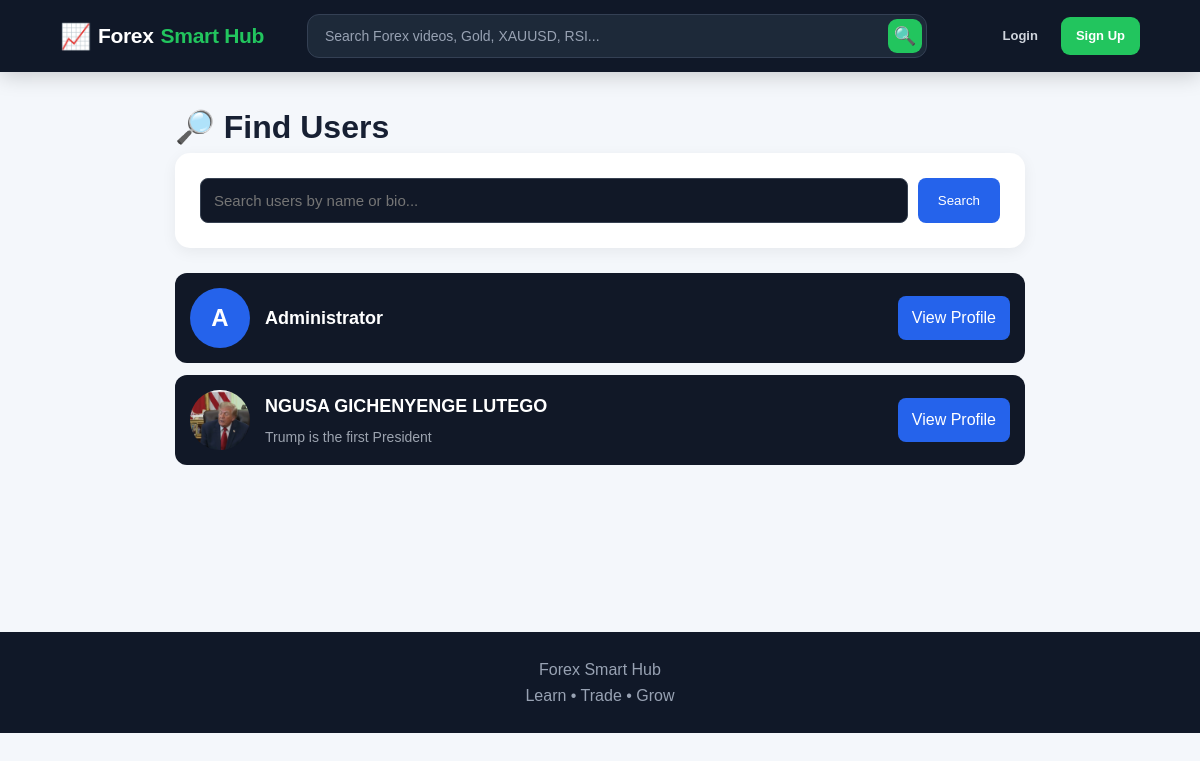
Screenshot of /users with the database file from the repository.
### tables this page shows
CREATE TABLE users (
            id INTEGER PRIMARY KEY AUTOINCREMENT,
            name TEXT NOT NULL,
            email TEXT UNIQUE NOT NULL,
            password TEXT NOT NULL,
            is_admin INTEGER DEFAULT 0,
            is_blocked INTEGER DEFAULT 0,
            warning TEXT DEFAULT '',
            created_at TIMESTAMP DEFAULT CURRENT_TIMESTAMP
        , bio TEXT DEFAULT '', profile_image TEXT DEFAULT '');

### app.py (the view)
@app.route("/users")
def users():
    search = request.args.get(
        "search",
        ""
    ).strip()
    conn = get_db()
    if search:
        users_list = conn.execute("""
            SELECT *
            FROM users
            WHERE name LIKE ?
               OR bio LIKE ?
            ORDER BY name ASC
        """, (
            f"%{search}%",
            f"%{search}%"
        )).fetchall()
    else:
        users_list = conn.execute("""
            SELECT *
            FROM users
            ORDER BY name ASC
        """).fetchall()
    conn.close()
    return render_template(
        "users.html",
        users=users_list,
        search=search
    )

### app.py (called while the page is built, shortened)
def get_db():
    conn = sqlite3.connect(DATABASE)
    conn.row_factory = sqlite3.Row
    return conn

@app.context_processor
def inject_user():
    current_user = None
    return {
        "current_user": current_user
    }

### templates/users.html (shortened to what this page needs)
{% extends "base.html" %}
{% block content %}
<div class="users-box">
    <h1>🔎 Find Users</h1>
    <form
        method="GET"
        action="{{ url_for('users') }}"
        class="search-form"
    >
        <input
            type="text"
            name="search"
            value="{{ search }}"
            placeholder="Search users by name or bio..."
        >
        <button type="submit">
            Search
        </button>
    </form>
    {% if users %}
        {% for user in users %}
            <div class="user-card">
                {% if user["profile_image"] %}
                    <img
                        class="avatar"
                        src="{{ url_for('static', filename='uploads/' + user['profile_image']) }}"
                    >
                {% else %}
                    <div class="avatar-placeholder">
                        {{ user["name"][0]|upper }}
                    </div>
                {% endif %}
                <div class="user-info">
                    <div class="user-name">
                        <a href="{{ url_for('profile', user_id=user['id']) }}">
                            {{ user["name"] }}
                        </a>
                    </div>
                    {% if user["bio"] %}
                        <div class="user-bio">
                            {{ user["bio"] }}
                        </div>
                    {% endif %}
                </div>
                <a
                    class="profile-btn"
                    href="{{ url_for('profile', user_id=user['id']) }}"
                >
                    View Profile
                </a>
            </div>
        {% endfor %}
    {% else %}
        <p>No users found.</p>
    {% endif %}
</div>
{% endblock %}

### templates/base.html (style rules this page uses)
* { box-sizing: border-box; margin: 0; padding: 0; }
body { font-family: Arial, sans-serif; background: #f4f7fb; color: #172033; line-height: 1.6; padding-bottom: 80px; }
form { background: white; padding: 25px; border-radius: 15px; box-shadow: 0 4px 15px rgba(0,0,0,.06); }
input, textarea, select { width: 100%; padding: 12px; border: 1px solid #d0d5dd; border-radius: 8px; font-size: 15px; outline: none; }

### templates/users.html (style rules this page uses)
.users-box { max-width: 850px; margin: 30px auto; }
.search-form { display: flex; gap: 10px; margin-bottom: 25px; }
.search-form input { flex: 1; padding: 13px; border-radius: 8px; border: 1px solid #374151; background: #111827; color: white; }
.search-form button { padding: 13px 20px; border: none; border-radius: 8px; background: #2563eb; color: white; cursor: pointer; }
.user-card { display: flex; align-items: center; gap: 15px; background: #111827; padding: 15px; margin-bottom: 12px; border-radius: 12px; }
.avatar { width: 60px; height: 60px; border-radius: 50%; object-fit: cover; }
.avatar-placeholder { width: 60px; height: 60px; border-radius: 50%; background: #2563eb; color: white; display: flex; align-items: center; justify-content: center; font-size: 24px; font-weight: bold; }
.user-info { flex: 1; }
.user-name { font-size: 18px; font-weight: bold; }
.user-name a { color: white; text-decoration: none; }
.user-bio { color: #9ca3af; margin-top: 5px; font-size: 14px; }
.profile-btn { background: #2563eb; color: white; text-decoration: none; padding: 9px 14px; border-radius: 8px; }

### rows the page displays
users: name "A", name "Administrator"
users: profile_image (picture), name "NGUSA GICHENYENGE LUTEGO", bio "Trump is the first President"
